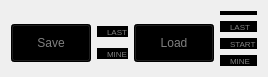
  <widget class="QWidget" name="gridLayoutWidget_3">
   <property name="geometry">
    <rect>
     <x>1010</x>
     <y>370</y>
     <width>211</width>
     <height>54</height>
    </rect>
   </property>
   <layout class="QGridLayout" name="Choose_save_or_load">
    <item row="1" column="0">
     <widget class="QPushButton" name="Save">
      <property name="styleSheet">
       <string notr="true">QPushButton{
  background-color: black;
  color: gray;
  width: 55px;
  height: 30px;
}

QPushButton:hover {
  background-color: silver;
}

QPushButton:pressed {
  background-color: white;
}</string>
      </property>
      <property name="text">
       <string>Save</string>
      </property>
     </widget>
    </item>
    <item row="1" column="1">
     <layout class="QVBoxLayout" name="Choose_save">
      <item>
       <widget class="QRadioButton" name="Save_to_last">
        <property name="styleSheet">
         <string notr="true">QRadioButton{
  spacing: 2;
  background-color: black;
  color: gray;
  font-size: 8px;
  font-weight: normal;
}

QRadioButton::indicator {
  width: 8px;
  height: 8px;
}

QRadioButton:pressed {
    color: green;
}</string>
        </property>
        <property name="text">
         <string>LAST</string>
        </property>
       </widget>
      </item>
      <item>
       <widget class="QRadioButton" name="Save_to_mine">
        <property name="styleSheet">
         <string notr="true">QRadioButton{
  spacing: 2;
  background-color: black;
  color: gray;
  font-size: 8px;
  font-weight: normal;
}

QRadioButton::indicator {
  width: 8px;
  height: 8px;
}

QRadioButton:pressed {
    color: green;
}</string>
        </property>
        <property name="text">
         <string>MINE</string>
        </property>
       </widget>
      </item>
     </layout>
    </item>
    <item row="1" column="2">
     <widget class="QPushButton" name="Load">
      <property name="styleSheet">
       <string notr="true">QPushButton{
  background-color: black;
  color: gray;
  width: 55px;
  height: 30px;
}

QPushButton:hover {
  background-color: silver;
}

QPushButton:pressed {
  background-color: white;
}</string>
      </property>
      <property name="text">
       <string>Load</string>
      </property>
     </widget>
    </item>
    <item row="1" column="3">
     <layout class="QVBoxLayout" name="Choose_load">
      <item>
       <widget class="QRadioButton" name="Load_from_last">
        <property name="styleSheet">
         <string notr="true">QRadioButton{
  spacing: 2;
  background-color: black;
  color: gray;
  font-size: 8px;
  font-weight: normal;
}

QRadioButton::indicator {
  width: 8px;
  height: 8px;
}

QRadioButton:pressed {
    color: green;
}</string>
        </property>
        <property name="text">
         <string>LAST</string>
        </property>
       </widget>
      </item>
      <item>
       <widget class="QRadioButton" name="Load_from_start">
        <property name="styleSheet">
         <string notr="true">QRadioButton{
  spacing: 2;
  background-color: black;
  color: gray;
  font-size: 8px;
  font-weight: normal;
}

QRadioButton::indicator {
  width: 8px;
  height: 8px;
}

QRadioButton:pressed {
    color: green;
}</string>
        </property>
        <property name="text">
         <string>START</string>
        </property>
       </widget>
      </item>
      <item>
       <widget class="QRadioButton" name="Load_from_mine">
        <property name="styleSheet">
         <string notr="true">QRadioButton{
  spacing: 2;
  background-color: black;
  color: gray;
  font-size: 8px;
  font-weight: normal;
}

QRadioButton::indicator {
  width: 8px;
  height: 8px;
}

QRadioButton:pressed {
    color: green;
}</string>
        </property>
        <property name="text">
         <string>MINE</string>
        </property>
       </widget>
      </item>
     </layout>
    </item>
    <item row="0" column="3">
     <widget class="QRadioButton" name="Nothing">
      <property name="styleSheet">
       <string notr="true">QRadioButton{
  spacing: 2;
  background-color: black;
  font-size: 2px;
  font-weight: normal;
}

QRadioButton::indicator {
  background-color:  black;
  width: 2px;
  height: 2px;
}

 QRadioButton::indicator:checked {
  background-color:  black;
  color: black;
 }

QRadioButton::indicator:unchecked {
  background-color:  black;
  color: black;
 }

QRadioButton:pressed {
    color: black;
}</string>
      </property>
      <property name="text">
       <string>None</string>
      </property>
     </widget>
    </item>
   </layout>
  </widget>
